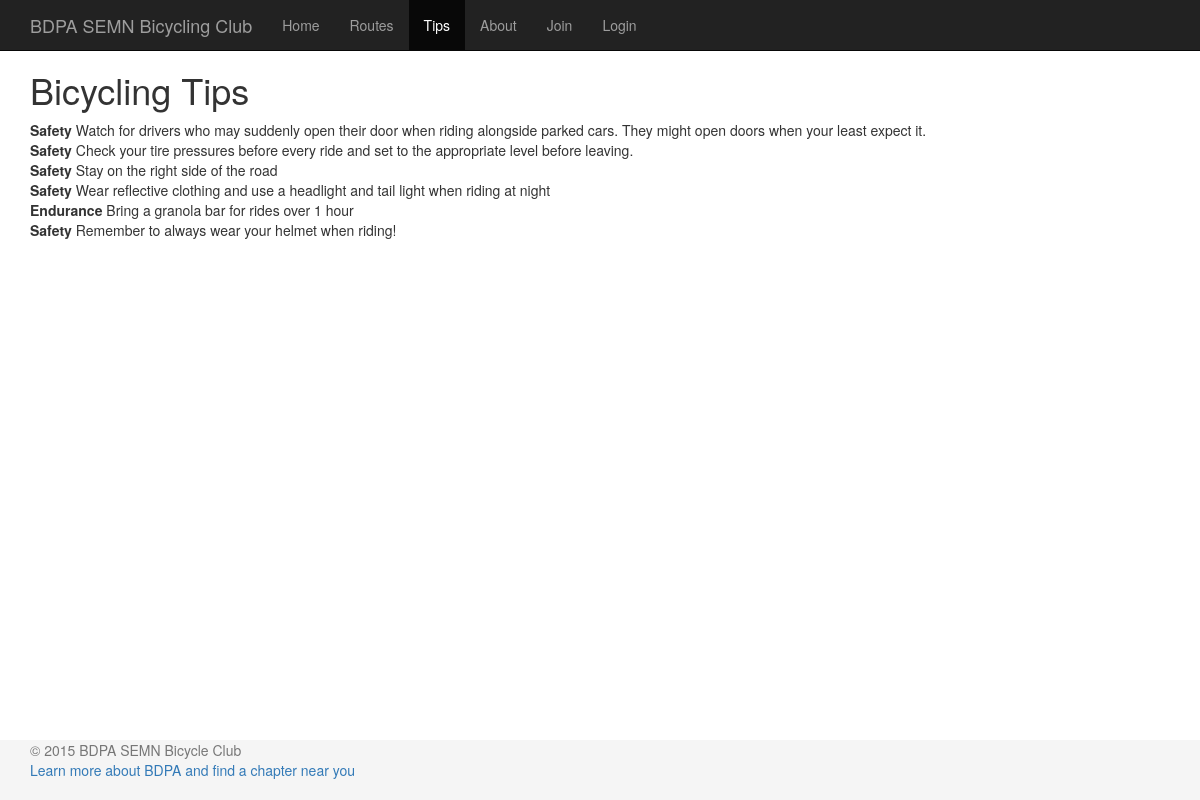
The page /FinalProject/tips.php on the database its author committed.
### tables this page shows
CREATE TABLE `tips` (
  `TipID` int(11) unsigned NOT NULL AUTO_INCREMENT,
  `UserID` int(11) NOT NULL,
  `Type` varchar(50) DEFAULT NULL,
  `Text` mediumtext,
  `DateAdded` datetime NOT NULL,
  PRIMARY KEY (`TipID`),
  KEY `UserID` (`UserID`,`TipID`),
  KEY `DateAdded` (`DateAdded`),
  KEY `Type` (`Type`,`DateAdded`)
);

### FinalProject/includes/tip.php (called while the page is built, shortened)
<?php
function getRecentTips($rowoffset = 0, $pagesize = 9999) {
    global $mysql;
    $select = "SELECT * FROM tips ORDER BY DateAdded DESC LIMIT {$rowoffset},{$pagesize}";
    $result = $mysql->query($select);
    if ($result) {
        $rows = array();
        while($row = $result->fetch_assoc()) {
            $rows[] = $row;
        }
        return $rows;
    }
    return false;
}

### FinalProject/tips.php (the view, shortened to what this page needs)
<?php
    require 'dbconnect.php';
    require 'includes/tip.php';
    $pageSize = 10;
    $offset = isset($_GET['offset']) ? (int) $_GET['offset'] : 0;
    include 'includes/html-body-start.php';
    $tips = getRecentTips($offset, $pageSize + 1);
    echo '<div class="container">';
    echo '<div class="row">';
    echo '<div class="col-xs-12">';
    echo '<h1>Bicycling Tips</h1>';
    foreach ($tips as $index => $tip) {
        echo '<div class="row">';
?>
        <?php
        echo '<div class="col-xs-10">';
        echo '<strong>' . $tip['Type'] . '</strong> ' . $tip['Text'];
        echo '</div>';
        echo '</div>';
    }
    echo '</div>';
    echo '</div>';
    echo '</div>';
    include 'includes/html-body-end.php';

### FinalProject/css/bdpa-specific.css (style rules this page uses)
html { position: relative; min-height: 100%; }
body { margin-top: 50px; margin-bottom: 60px; }

### rows shown on the page
tips: Type "Safety", Text "Watch for drivers who may suddenly open their door when riding alongside parked cars. They might open doors when your least expect it."
tips: Type "Safety", Text "Check your tire pressures before every ride and set to the appropriate level before leaving."
tips: Type "Safety", Text "Stay on the right side of the road"
tips: Type "Safety", Text "Wear reflective clothing and use a headlight and tail light when riding at night"
tips: Type "Endurance", Text "Bring a granola bar for rides over 1 hour"
tips: Type "Safety", Text "Remember to always wear your helmet when riding!"

### other values the page prints
$label "Home"
$label "Routes"
$label "Tips"
$label "About"
$label "Join"
$label "Login"
